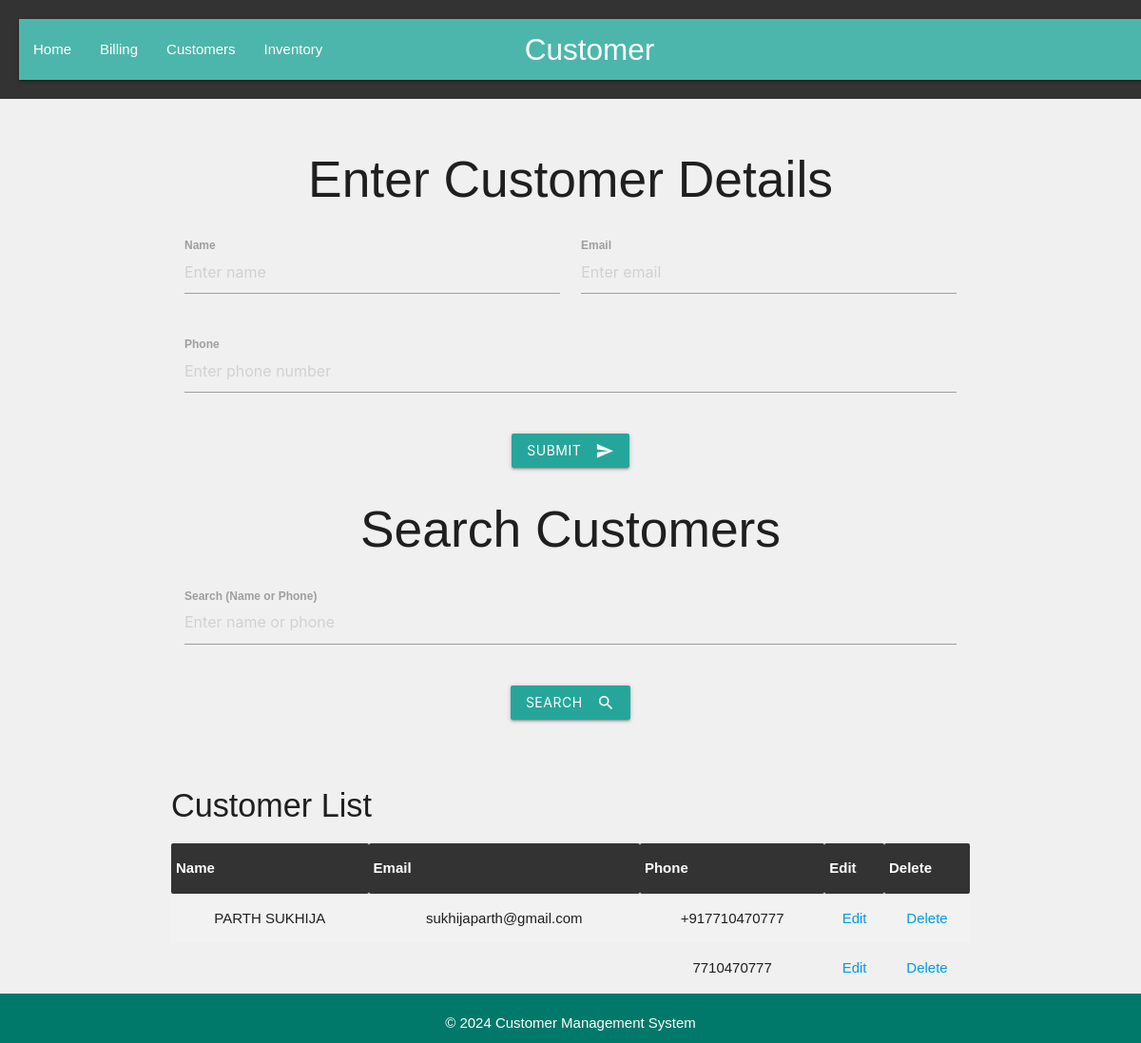
/customer.php, run on an earlier commit of the app's database.
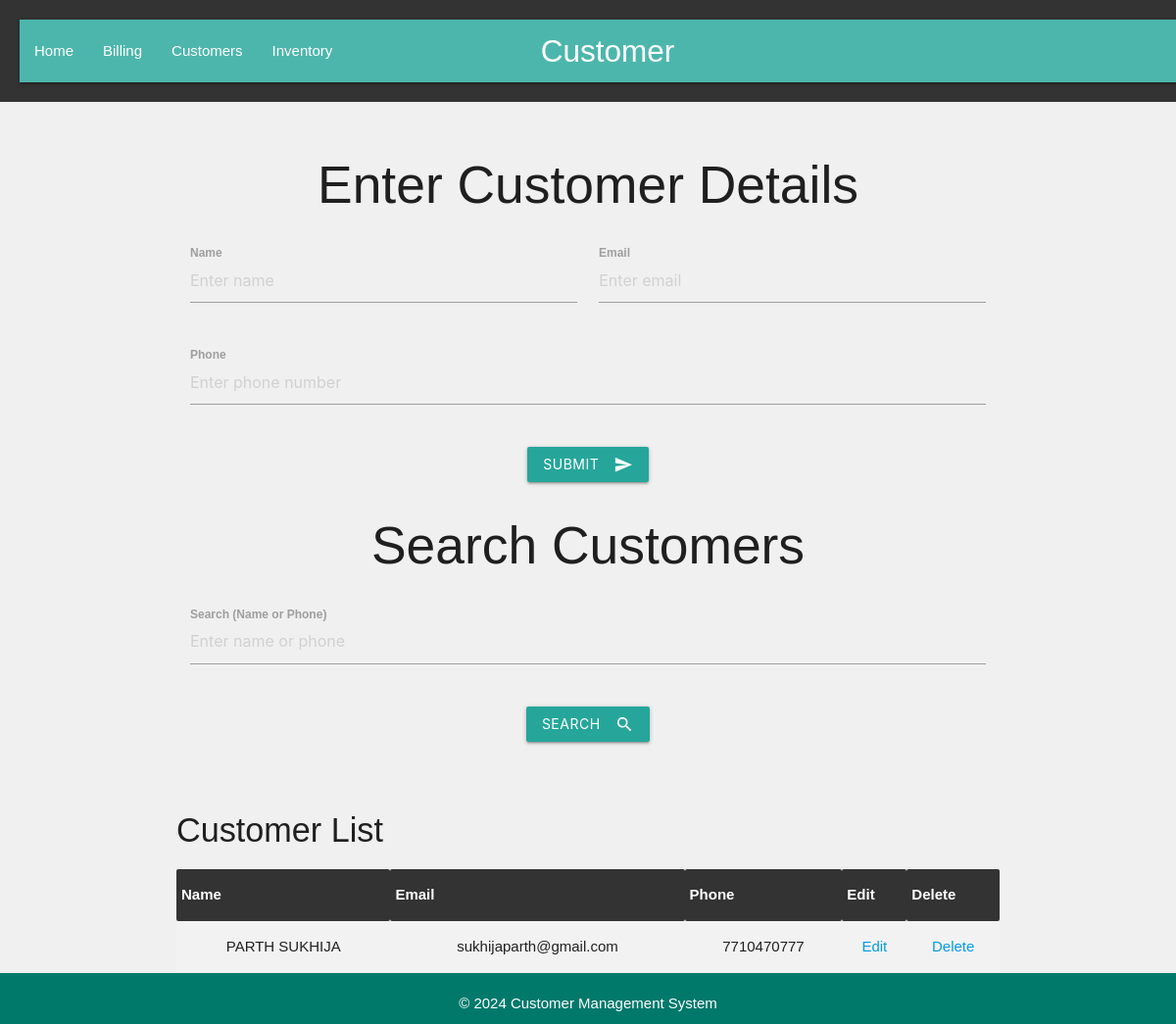
And on a later commit of the database.
### tables this page shows
CREATE TABLE IF NOT EXISTS `customers` (
  `id` int(11) NOT NULL AUTO_INCREMENT,
  `Name` varchar(255) NOT NULL,
  `Email` varchar(255) NOT NULL,
  `Phone` varchar(20) NOT NULL,
  PRIMARY KEY (`id`)
);

### customer.php (the view, shortened to what this page needs)
<!DOCTYPE html>
<html>
<head>
    <link rel="stylesheet" type="text/css" href="styles.css">
    <link rel="stylesheet" href="https://cdnjs.cloudflare.com/ajax/libs/materialize/1.0.0/css/materialize.min.css">
</head>
<body>
<header>
        <div class="navbar-fixed">
            <nav class="teal lighten-2">
                <div class="nav-wrapper">
                    <a href="#!" class="brand-logo center">Customer</a>
                    <ul class="left hide-on-med-and-down">
                        <li><a href="index.php">Home</a></li>
                        <li><a href="bill.php">Billing</a></li>
                        <li><a href="customer.php">Customers</a></li>
                        <li><a href="product.php">Inventory</a></li>
                    </ul>
                </div>
            </nav>
        </div>
    </header>
<main>
    <div class="container">
        <h2 class="header">Enter Customer Details</h2>
        <form action="cst.php" method="post" class="col s12">
            <div class="row">
                <div class="input-field col s6">
                    <input placeholder="Enter name" id="name" type="text" class="validate" name="name">
                    <label for="name">Name</label>
                </div>
                <div class="input-field col s6">
                    <input placeholder="Enter email" id="email" type="email" class="validate" name="email">
                    <label for="email">Email</label>
                </div>
            </div>
            <div class="row">
                <div class="input-field col s12">
                    <input placeholder="Enter phone number" id="phone" type="tel" class="validate" name="phone">
                    <label for="phone">Phone</label>
                </div>
            </div>
            <button class="btn waves-effect waves-light" type="submit" name="action">Submit
                <i class="material-icons right">send</i>
            </button>
        </form>
        <h2 class="header">Search Customers</h2>
        <form action="" method="get" class="col s12">
            <div class="row">
                <div class="input-field col s12">
                    <input placeholder="Enter name or phone" id="searchTerm" type="text" class="validate" name="searchTerm">
                    <label for="searchTerm">Search (Name or Phone)</label>
                </div>
            </div>
            <button class="btn waves-effect waves-light" type="submit" name="action">Search
                <i class="material-icons right">search</i>
            </button>
        </form>
    </div>
</main>
<div class="container">
    <h4 class="header">Customer List</h4>
    <?php
    require_once('db.php');
    $searchTerm = isset($_GET['searchTerm']) ? $_GET['searchTerm'] : '';
    $sql = "SELECT id, Name, Email, Phone FROM customers WHERE Name LIKE ? OR Phone LIKE ?";
    if ($stmt = $conn->prepare($sql)) {
        $likeTerm = '%' . $searchTerm . '%';
        $stmt->bind_param("ss", $likeTerm, $likeTerm);
        if ($stmt->execute()) {
            $result = $stmt->get_result();
            if ($result->num_rows > 0) {
                echo "<table class='striped responsive-table'><thead><tr><th>Name</th><th>Email</th><th>Phone</th><th>Edit</th><th>Delete</th></tr></thead><tbody>";
                while($row = $result->fetch_assoc()) {
                    echo "<tr>
                            <td>" . htmlspecialchars($row["Name"]) . "</td>
                            <td>" . htmlspecialchars($row["Email"]) . "</td>
                            <td>" . htmlspecialchars($row["Phone"]) . "</td>
                            <td><a href='edit_customer.php?id=" . $row["id"] . "'>Edit</a></td>
                            <td><a href='delete_customer.php?id=" . $row["id"] . "' class='confirm-delete' onclick='return confirm(\"Are you sure?\")'>Delete</a></td>
                          </tr>";
                }
                echo "</tbody></table>";
            } else {
                echo "<p>No records matching your query were found.</p>";
            }
        } else {
            echo "Error: " . $stmt->error;
        }
    } else {
        echo "Error preparing the statement: " . $conn->error;
    }
    ?>
</div>
<footer class="page-footer teal darken-2">
    <div class="container">
        © 2024 Customer Management System
    </div>
</footer>
</body>
</html>

What changed in the data, as far as the page shows it:
removed customers: Phone "7710470777"
changed customers "PARTH SUKHIJA": Phone "+917710470777" → "7710470777"
